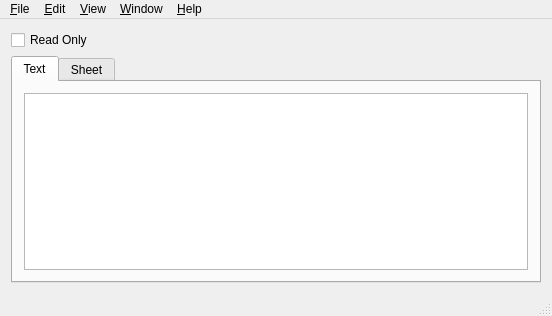
<?xml version="1.0" encoding="UTF-8"?>
<ui version="4.0">
 <class>csvMWindow</class>
 <widget class="QMainWindow" name="csvMWindow">
  <property name="enabled">
   <bool>true</bool>
  </property>
  <property name="geometry">
   <rect>
    <x>0</x>
    <y>0</y>
    <width>552</width>
    <height>316</height>
   </rect>
  </property>
  <property name="sizePolicy">
   <sizepolicy hsizetype="Expanding" vsizetype="Expanding">
    <horstretch>0</horstretch>
    <verstretch>0</verstretch>
   </sizepolicy>
  </property>
  <property name="windowTitle">
   <string>CSV Editor</string>
  </property>
  <widget class="QWidget" name="centralWidget">
   <layout class="QVBoxLayout" name="verticalLayout">
    <item>
     <widget class="QCheckBox" name="chkBxRO">
      <property name="text">
       <string>Read Only</string>
      </property>
     </widget>
    </item>
    <item>
     <widget class="QSplitter" name="splitter">
      <property name="orientation">
       <enum>Qt::Horizontal</enum>
      </property>
      <widget class="QTabWidget" name="tabWidget">
       <property name="currentIndex">
        <number>0</number>
       </property>
       <widget class="QWidget" name="textTab">
        <attribute name="title">
         <string>Text</string>
        </attribute>
        <layout class="QHBoxLayout" name="horizontalLayout">
         <item>
          <widget class="QPlainTextEdit" name="plainTextEdit">
           <property name="enabled">
            <bool>true</bool>
           </property>
           <property name="plainText">
            <string/>
           </property>
          </widget>
         </item>
        </layout>
       </widget>
       <widget class="QWidget" name="sheetTab">
        <attribute name="title">
         <string>Sheet</string>
        </attribute>
        <layout class="QHBoxLayout" name="horizontalLayout_2">
         <item>
          <widget class="QTableWidget" name="tableWidget">
           <property name="rowCount">
            <number>25</number>
           </property>
           <property name="columnCount">
            <number>15</number>
           </property>
           <row/>
           <row/>
           <row/>
           <row/>
           <row/>
           <row/>
           <row/>
           <row/>
           <row/>
           <row/>
           <row/>
           <row/>
           <row/>
           <row/>
           <row/>
           <row/>
           <row/>
           <row/>
           <row/>
           <row/>
           <row/>
           <row/>
           <row/>
           <row/>
           <row/>
           <column/>
           <column/>
           <column/>
           <column/>
           <column/>
           <column/>
           <column/>
           <column/>
           <column/>
           <column/>
           <column/>
           <column/>
           <column/>
           <column/>
           <column/>
          </widget>
         </item>
        </layout>
       </widget>
      </widget>
     </widget>
    </item>
   </layout>
  </widget>
  <widget class="QMenuBar" name="menuBar">
   <property name="geometry">
    <rect>
     <x>0</x>
     <y>0</y>
     <width>552</width>
     <height>23</height>
    </rect>
   </property>
   <widget class="QMenu" name="menuCSV_Editor">
    <property name="title">
     <string>&amp;File</string>
    </property>
    <addaction name="actionNew"/>
    <addaction name="actionOpen"/>
    <addaction name="actionSave"/>
    <addaction name="actionSave_As"/>
    <addaction name="actionClose"/>
    <addaction name="separator"/>
    <addaction name="actionExit"/>
   </widget>
   <widget class="QMenu" name="menuEdit">
    <property name="title">
     <string>&amp;Edit</string>
    </property>
    <addaction name="actionCut"/>
    <addaction name="actionCopy"/>
    <addaction name="actionPaste"/>
    <addaction name="actionFind_and_Replace"/>
   </widget>
   <widget class="QMenu" name="menuView">
    <property name="title">
     <string>&amp;View</string>
    </property>
    <addaction name="actionFolder_Structure"/>
    <addaction name="actionOptions"/>
   </widget>
   <widget class="QMenu" name="menuWindow">
    <property name="title">
     <string>&amp;Window</string>
    </property>
   </widget>
   <widget class="QMenu" name="menuHelp">
    <property name="title">
     <string>&amp;Help</string>
    </property>
    <addaction name="actionHelp"/>
    <addaction name="separator"/>
    <addaction name="actionAbout"/>
   </widget>
   <addaction name="menuCSV_Editor"/>
   <addaction name="menuEdit"/>
   <addaction name="menuView"/>
   <addaction name="menuWindow"/>
   <addaction name="menuHelp"/>
  </widget>
  <widget class="QStatusBar" name="statusBar"/>
  <action name="actionNew">
   <property name="icon">
    <iconset resource="../resources/CE_RSRC.qrc">
     <normaloff>:/cersrc/icons/Icons/New.svg</normaloff>:/cersrc/icons/Icons/New.svg</iconset>
   </property>
   <property name="text">
    <string>&amp;New</string>
   </property>
   <property name="shortcut">
    <string>Ctrl+N</string>
   </property>
  </action>
  <action name="actionOpen">
   <property name="icon">
    <iconset resource="../resources/CE_RSRC.qrc">
     <normaloff>:/cersrc/icons/Icons/Open.svg</normaloff>:/cersrc/icons/Icons/Open.svg</iconset>
   </property>
   <property name="text">
    <string>&amp;Open</string>
   </property>
   <property name="shortcut">
    <string>Ctrl+O</string>
   </property>
  </action>
  <action name="actionClose">
   <property name="text">
    <string>&amp;Close</string>
   </property>
   <property name="shortcut">
    <string>Ctrl+W</string>
   </property>
  </action>
  <action name="actionExit">
   <property name="text">
    <string>&amp;Exit</string>
   </property>
   <property name="shortcut">
    <string>Ctrl+Q</string>
   </property>
  </action>
  <action name="actionFolder_Structure">
   <property name="checkable">
    <bool>true</bool>
   </property>
   <property name="text">
    <string>&amp;Folder Structure</string>
   </property>
  </action>
  <action name="actionOptions">
   <property name="text">
    <string>&amp;Options</string>
   </property>
  </action>
  <action name="actionHelp">
   <property name="text">
    <string>&amp;Help</string>
   </property>
   <property name="shortcut">
    <string>Ctrl+H</string>
   </property>
  </action>
  <action name="actionAbout">
   <property name="text">
    <string>&amp;About</string>
   </property>
  </action>
  <action name="actionCut">
   <property name="text">
    <string>&amp;Cut</string>
   </property>
   <property name="shortcut">
    <string>Ctrl+X</string>
   </property>
  </action>
  <action name="actionCopy">
   <property name="text">
    <string>C&amp;opy</string>
   </property>
   <property name="shortcut">
    <string>Ctrl+C</string>
   </property>
  </action>
  <action name="actionPaste">
   <property name="text">
    <string>&amp;Paste</string>
   </property>
   <property name="shortcut">
    <string>Ctrl+V</string>
   </property>
  </action>
  <action name="actionFind_and_Replace">
   <property name="icon">
    <iconset resource="../resources/CE_RSRC.qrc">
     <normaloff>:/cersrc/icons/Icons/Find.svg</normaloff>:/cersrc/icons/Icons/Find.svg</iconset>
   </property>
   <property name="text">
    <string>&amp;Find and Replace</string>
   </property>
   <property name="shortcut">
    <string>Ctrl+F</string>
   </property>
  </action>
  <action name="actionSave">
   <property name="enabled">
    <bool>false</bool>
   </property>
   <property name="icon">
    <iconset resource="../resources/CE_RSRC.qrc">
     <normaloff>:/cersrc/icons/Icons/Save.svg</normaloff>:/cersrc/icons/Icons/Save.svg</iconset>
   </property>
   <property name="text">
    <string>&amp;Save</string>
   </property>
   <property name="shortcut">
    <string>Ctrl+S</string>
   </property>
  </action>
  <action name="actionSave_As">
   <property name="icon">
    <iconset resource="../resources/CE_RSRC.qrc">
     <normaloff>:/cersrc/icons/Icons/SaveAS</normaloff>:/cersrc/icons/Icons/SaveAS</iconset>
   </property>
   <property name="text">
    <string>Sa&amp;ve As</string>
   </property>
  </action>
 </widget>
 <layoutdefault spacing="6" margin="11"/>
 <resources>
  <include location="../resources/CE_RSRC.qrc"/>
 </resources>
 <connections/>
</ui>
